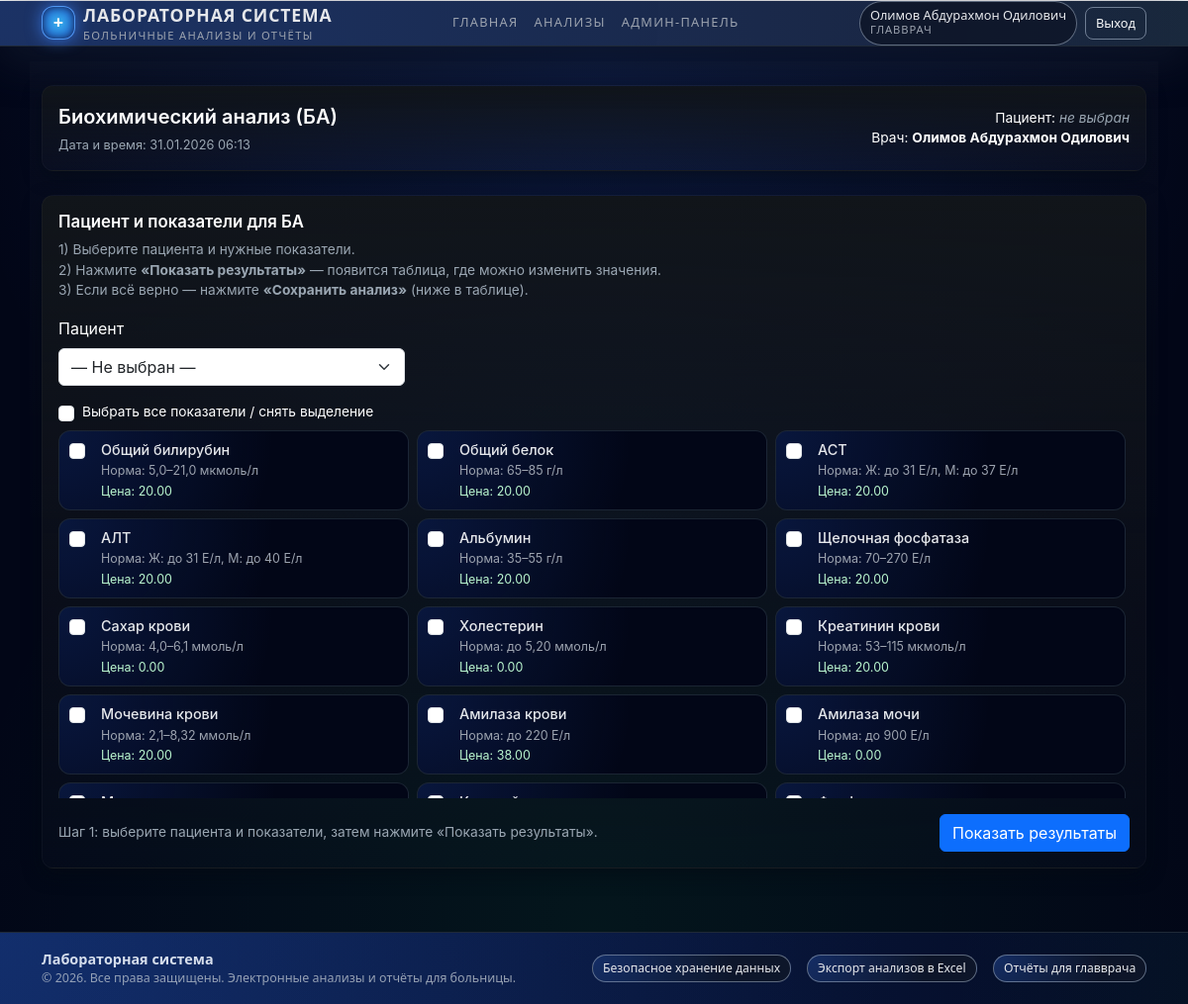
The app's page /pages/doctor/ba.php (signed in) with its own data.
### tables this page shows
CREATE TABLE `analysis_indicators` (
  `id` int(11) NOT NULL,
  `analysis_type_id` int(11) NOT NULL,
  `name` varchar(255) NOT NULL,
  `norm_text` varchar(255) NOT NULL,
  `default_price` decimal(10,2) NOT NULL DEFAULT 0.00
);

### includes/functions.php (called while the page is built, shortened)
<?php
function current_user_name(): string
{
    return $_SESSION['user_name'] ?? '';
}

### pages/doctor/ba.php (the view, shortened to what this page needs)
<?php
require_once __DIR__ . '/../../includes/functions.php';
$doctorName = current_user_name();
$patientId       = null;
$patientName     = 'Пациент не выбран';
$patientSexLabel = '';
$sql = "
    SELECT ai.id, ai.name, ai.norm_text, ai.default_price
    FROM analysis_indicators ai
    JOIN analysis_types t ON ai.analysis_type_id = t.id
    WHERE t.code = 'BA'
    ORDER BY ai.id
";
$stmt = $pdo->query($sql);
$baParams = $stmt->fetchAll();
$selectedIds   = [];
require_once __DIR__ . '/../../includes/header.php';
?>
<link rel="stylesheet" href="/lab-system/public/css/ba.css">
<div class="container py-4 ba-page">
    <div class="ba-header panel mb-4 p-3">
        <div class="d-flex flex-column flex-md-row justify-content-between align-items-md-center gap-2">
            <div>
                <div class="ba-header-title">Биохимический анализ (БА)</div>
                <div class="ba-header-meta">
                    Дата и время: <?php echo date('d.m.Y H:i'); ?>
                </div>
            </div>
            <div class="text-md-end small">
                <div>
                    Пациент:
                    <?php if ($patientId): ?>
                        <strong><?php echo htmlspecialchars($patientName); ?></strong>
                        <?php if ($patientSexLabel): ?>
                            (<?php echo htmlspecialchars($patientSexLabel); ?>)
                        <?php endif; ?>
                    <?php else: ?>
                        <span class="text-muted-soft"><em>не выбран</em></span>
                    <?php endif; ?>
                </div>
                <div>
                    Врач:
                    <strong><?php echo htmlspecialchars($doctorName); ?></strong>
                </div>
            </div>
        </div>
    </div>
    <div class="panel p-3 mb-3">
        <h2 class="ba-section-title">Пациент и показатели для БА</h2>
        <p class="text-muted-soft small mb-3">
            1) Выберите пациента и нужные показатели.<br>
            2) Нажмите <strong>«Показать результаты»</strong> — появится таблица, где можно изменить значения.<br>
            3) Если всё верно — нажмите <strong>«Сохранить анализ»</strong> (ниже в таблице).
        </p>
        <form method="post" action="/lab-system/index.php?page=ba">
            <div class="row g-3 mb-3">
                <div class="col-12 col-md-6 col-lg-4">
                    <label class="form-label">Пациент</label>
                    <select name="patient_id" class="form-select">
                        <option value="">— Не выбран —</option>
                    </select>
                </div>
            </div>
            <div class="d-flex align-items-center mb-2">
                <input
                    type="checkbox"
                    id="select_all_params"
                    class="form-check-input me-2"
                >
                <label for="select_all_params" class="form-check-label small">
                    Выбрать все показатели / снять выделение
                </label>
            </div>
            <div class="row g-2 ba-parameters-list" id="ba-params-list">
                <?php foreach ($baParams as $param): ?>
                    <div class="col-12 col-md-6 col-lg-4">
                        <label class="ba-param-item">
                            <input
                                type="checkbox"
                                class="form-check-input me-2 ba-param-checkbox"
                                name="parameters[]"
                                value="<?php echo (int)$param['id']; ?>"
                                <?php echo in_array((int)$param['id'], $selectedIds, true) ? 'checked' : ''; ?>
                            >
                            <div class="ba-param-text">
                                <div class="ba-param-name">
                                    <?php echo htmlspecialchars($param['name']); ?>
                                </div>
                                <div class="ba-param-norm">
                                    Норма: <?php echo htmlspecialchars($param['norm_text']); ?>
                                </div>
                                <div class="ba-param-price">
                                    Цена: <?php echo number_format((float)$param['default_price'], 2, '.', ' '); ?>
                                </div>
                            </div>
                        </label>
                    </div>
                <?php endforeach; ?>
            </div>
            <div class="mt-3 d-flex justify-content-between align-items-center">
                <div class="small text-muted-soft">
                    Шаг 1: выберите пациента и показатели, затем нажмите
                    &laquo;Показать результаты&raquo;.
                </div>
                <button type="submit" class="btn btn-primary">
                    Показать результаты
                </button>
            </div>
        </form>
    </div>
</div>
<?php
require_once __DIR__ . '/../../includes/footer.php';

### public/css/base.css (style rules this page uses)
html, body { height: 100%; }
.panel { background: radial-gradient(circle at top left, rgba(37, 99, 235, 0.12), transparent 65%), #0b1120; border-radius: 18px; border: 1px solid rgba(31, 41, 55, 0.8); box-shadow: 0 18px 45px rgba(15, 23, 42, 0.9); color: white; animation: panelFadeIn 0.35s ease-out; }
.text-muted-soft { color: #9ca3af; }

### public/css/ba.css (style rules this page uses)
.ba-page { padding-bottom: 32px; }
.ba-header { background: radial-gradient(circle at top left, rgba(56, 189, 248, 0.25), transparent 65%), #020617; }
.ba-header-title { font-weight: 600; font-size: 1rem; color: #e5e7eb; }
.ba-header-meta { font-size: 0.8rem; color: #9ca3af; }
.ba-section-title { font-size: 0.95rem; font-weight: 600; color: #e5e7eb; }
.ba-parameters-list { max-height: 380px; overflow-y: auto; padding-right: 4px; }
.ba-param-item { display: flex; align-items: flex-start; gap: 8px; padding: 8px 10px; border-radius: 12px; background: radial-gradient(circle at top left, rgba(37, 99, 235, 0.18), transparent 60%), #020617; border: 1px solid rgba(31, 41, 55, 0.9); cursor: pointer; transition: background 0.16s ease-out, border-color 0.16s ease-out, transform 0.12s ease-out, box-shadow 0.12s ease-out; }
.ba-param-text { display: flex; flex-direction: column; gap: 2px; }
.ba-param-name { font-size: 0.9rem; font-weight: 500; color: #e5e7eb; }
.ba-param-norm { font-size: 0.78rem; color: #9ca3af; }
.ba-param-price { font-size: 0.78rem; color: #bbf7d0; }
:root { --bg:#0f1720; --panel:#11151a; --muted:#9aa6b2; --accent1:#6dd3ff; --accent2:#7be58a; --glass: rgba(255,255,255,0.03); --glass-2: rgba(255,255,255,0.04); --radius:12px; --tile-shadow: 0 6px 18px rgba(3,10,18,0.6); --trans: 220ms cubic-bezier(.2,.9,.3,1); }
.ba-page { background: linear-gradient(180deg, rgba(255,255,255,0.02), transparent 60%); color: #e6eef6; min-height: 100vh; font-family: Inter, "Segoe UI", Roboto, "Helvetica Neue", Arial, sans-serif; padding-bottom: 80px; }
.panel { background: linear-gradient(180deg, var(--panel), rgba(255,255,255,0.01)); border-radius: var(--radius); padding: 18px; box-shadow: var(--tile-shadow); border: 1px solid rgba(255,255,255,0.03); }
.ba-header-title { font-size: 1.25rem; font-weight: 600; color: #fff; }
.ba-header-meta { color: var(--muted); margin-top: 4px; }
.ba-section-title { font-weight: 600; color: #fff; font-size: 1.05rem; }
.text-muted-soft { color: var(--muted); }
.small { font-size:0.86rem; }

### records on screen
analysis_indicators: name "Общий билирубин", norm_text "5,0–21,0 мкмоль/л", default_price "20.00"
analysis_indicators: name "Общий белок", norm_text "65–85 г/л", default_price "20.00"
analysis_indicators: name "АСТ", norm_text "Ж: до 31 Е/л, М: до 37 Е/л", default_price "20.00"
analysis_indicators: name "АЛТ", norm_text "Ж: до 31 Е/л, М: до 40 Е/л", default_price "20.00"
analysis_indicators: name "Альбумин", norm_text "35–55 г/л", default_price "20.00"
analysis_indicators: name "Щелочная фосфатаза", norm_text "70–270 Е/л", default_price "20.00"
analysis_indicators: name "Сахар крови", norm_text "4,0–6,1 ммоль/л", default_price "0.00"
analysis_indicators: name "Холестерин", norm_text "до 5,20 ммоль/л", default_price "0.00"
analysis_indicators: name "Креатинин крови", norm_text "53–115 мкмоль/л", default_price "20.00"
analysis_indicators: name "Мочевина крови", norm_text "2,1–8,32 ммоль/л", default_price "20.00"
analysis_indicators: name "Амилаза крови", norm_text "до 220 Е/л", default_price "38.00"
analysis_indicators: name "Амилаза мочи", norm_text "до 900 Е/л", default_price "0.00"

### other values on screen
current_user_name() "Олимов Абдурахмон Одилович"
$doctorName "Олимов Абдурахмон Одилович"
